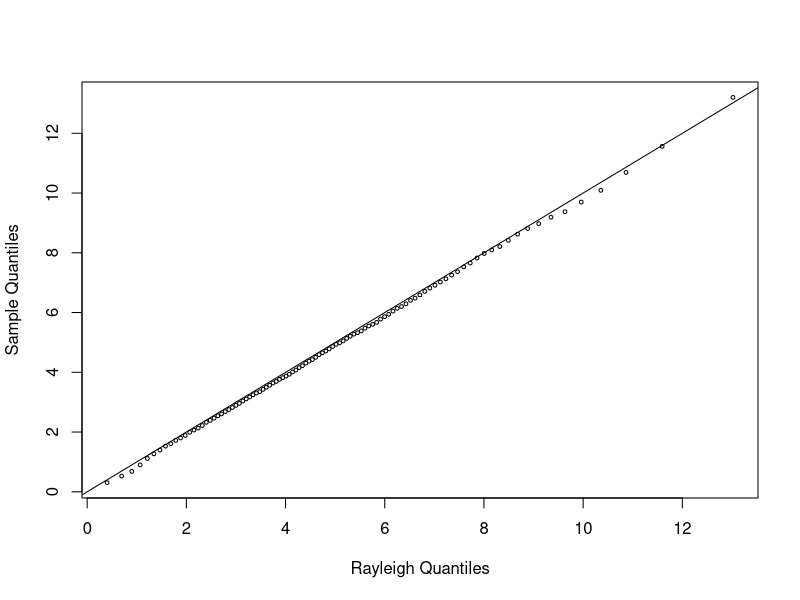
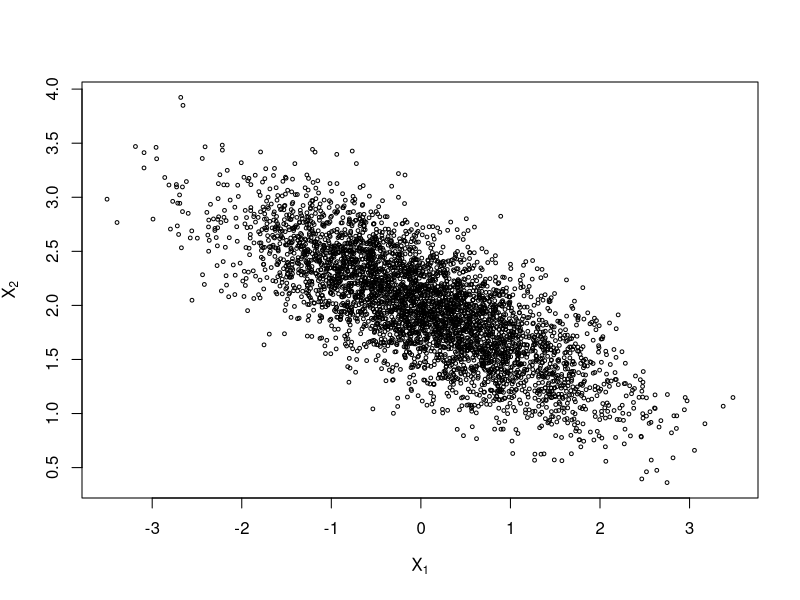

Write R code to recreate these figures, in order.
## ---- chunk 1

rayleigh <- function(x, sigma){
        return ((x/sigma^2)*exp(-x^2/(2*sigma^2))) # Rayleigh distribution를 함수로 정의
}

m <- 10000
sigma <- 4
x <- numeric(m)
x[1] <- rchisq(1, df = 1) # initial value 
k <- 0 
u <- runif(m) # generate u from U(0,1)

for (i in 2:m) {
        xt <- x[i-1]
        y <- rchisq(1, df = xt)
        num <- rayleigh(y, sigma)*dchisq(xt, df = y) # posterior theta t
        den <- rayleigh(xt, sigma)*dchisq(y, df = xt) # posterior theta t-1
        
        if (u[i] <= num/den) {
                x[i] <- y # accept 
        }else {
                x[i] <- xt # reject 
                k <- k+1
        }
}
k # reject된 갯수 

## ---- chunk 2
b <- 2001
y <- x[b:m]
a <- ppoints(100)
QR <- sigma*sqrt(-2*log(1-a))
Q <- quantile(y, a)

qqplot(QR, Q, main = '', cex = 0.5, xlab = 'Rayleigh Quantiles', ylab = 'Sample Quantiles')
abline(0,1)
## ---- chunk 3
N <- 500               
burn <- 100            
n <- 16
alpha <- 2
beta <- 4
x <- rep(0, N)
y <- rep(0, N)


x[1] <- rbinom(1, prob = 0.5, size = n)
y[1] <- rbeta(1, x[1]+alpha, n-x[1]+beta)

for (i in 2:N) {
        x[i] <- rbinom(1, prob = y[i-1], size = n)
        y[i] <- rbeta(1, x[i]+alpha, n-x[i]+beta)
}

burn_x <- x[(burn+1):N]

## ---- chunk 4
N <- 5000               
burn <- 1000            
X <- matrix(0, N, 2)    

rho <- -.75             
mu1 <- 0
mu2 <- 2
sigma1 <- 1
sigma2 <- .5
s1 <- sqrt(1-rho^2)*sigma1
s2 <- sqrt(1-rho^2)*sigma2


X[1, ] <- c(mu1, mu2) # 초기값

for (i in 2:N) {
        x2 <- X[i-1, 2] # x2가 주어짐
        m1 <- mu1 + rho * (x2 - mu2) * sigma1/sigma2 # x2가 주어졌을 때 x1 조건부 분포의 평균 
        X[i, 1] <- rnorm(1, m1, s1) # 조건부 분포로 생성된 x1 업데이트 
        x1 <- X[i, 1]
        m2 <- mu2 + rho * (x1 - mu1) * sigma2/sigma1 # x1이 주어졌을 때 x2 조건부 분포의 평균
        X[i, 2] <- rnorm(1, m2, s2) # 조건부 분포로 생성된 x1 업데이트
}

b <- burn + 1 # 임의로 부여한 initial value의 효과를 없앰. 
x <- X[b:N, ] # 1000개 버림

colMeans(x) # 0, 2에 거의 근사 
cov(x)
cor(x) # rho = -0.75에 거의 근사 

plot(x, main = '', cex = 0.5, xlab = bquote(X[1]), ylab = bquote(X[2]), ylim = range(x[, 2]))

